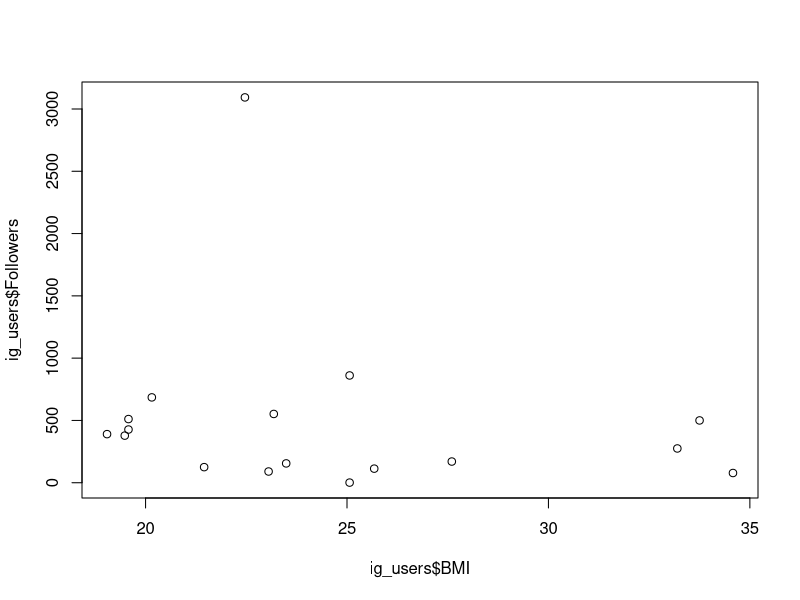

Here is the R script that generated this plot:
## ---- chunk 1
knitr::opts_chunk$set(echo = TRUE)
## ---- chunk 2
# Some data cleansing is done here. Some of it must be done manually every time the data set is downloaded. In particular, cleansing incorrectly formatted height data is difficult to do it in R, so just do it manually. 

# Read the data, then rename the columns for better readability
raw_data = read.csv("Survey Data.csv")
names(raw_data) <- c('Timestamp', 'GPA', 'Height', 'Gender', 'Sleep', 'Weight', 
                       'PostsPics', 'Followers', 'MinsOnIG', 'TooLongOnIG')
raw_data <- raw_data[!is.na(as.numeric(as.character(raw_data$GPA))),] # Purge faulty data from people being ape brain

# Convert height in feet and inches to just inches
raw_data['Inches'] <- as.numeric(substr(raw_data$Height, 1, 1))*12 + as.numeric(substr(raw_data$Height, 3, nchar(raw_data$Height)))

# Calculate BMI
raw_data['BMI'] <- raw_data$Weight * 703 / raw_data$Inches^2

# Get the Instagram users
ig_users <- raw_data[raw_data$PostsPics != '',]
ig_users <- ig_users[!is.na(ig_users$Followers),] # Purge faulty data from people being ape brain

# Get the non-Instagram users
nonIg_users <- raw_data[raw_data$PostsPics == '',]

# Relationship between BMI and number of followers
plot(ig_users$BMI, ig_users$Followers)
BMI_vs_Followers_Model <- lm(ig_users$Followers ~ ig_users$BMI, data = ig_users)
summary(BMI_vs_Followers_Model) # High R-squared means strong correlation, low R-squared means we don't have evidence for a strong correlation
